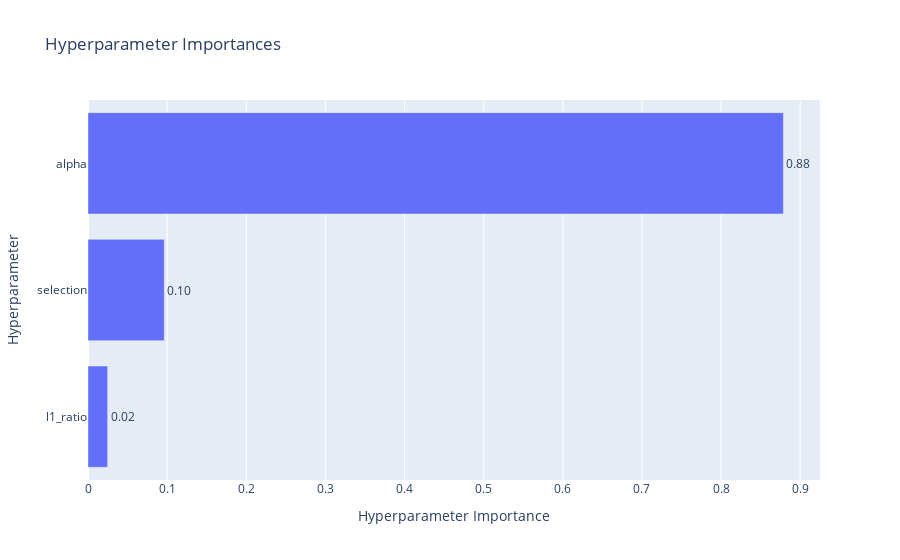

Notebook code cell kept with this figure:
### Code cell
optuna.visualization.plot_param_importances(study_elasticnet)

### Figure 1 — Plotly figure (JSON) as saved in the notebook; plotly's stock layout.template omitted (floating-point values rounded to 4 significant figures)
{"data": [{"cliponaxis": false, "hovertemplate": ["l1_ratio (FloatDistribution): 0.024826719650278266<extra></extra>", "selection (CategoricalDistribution): 0.09638663752380655<extra></extra>", "alpha (FloatDistribution): 0.8787866428259152<extra></extra>"], "name": "Objective Value", "orientation": "h", "text": ["0.02", "0.10", "0.88"], "textposition": "outside", "type": "bar", "x": [0.02483, 0.09639, 0.8788], "y": ["l1_ratio", "selection", "alpha"]}], "layout": {"title": {"text": "Hyperparameter Importances"}, "xaxis": {"title": {"text": "Hyperparameter Importance"}}, "yaxis": {"title": {"text": "Hyperparameter"}}}}
